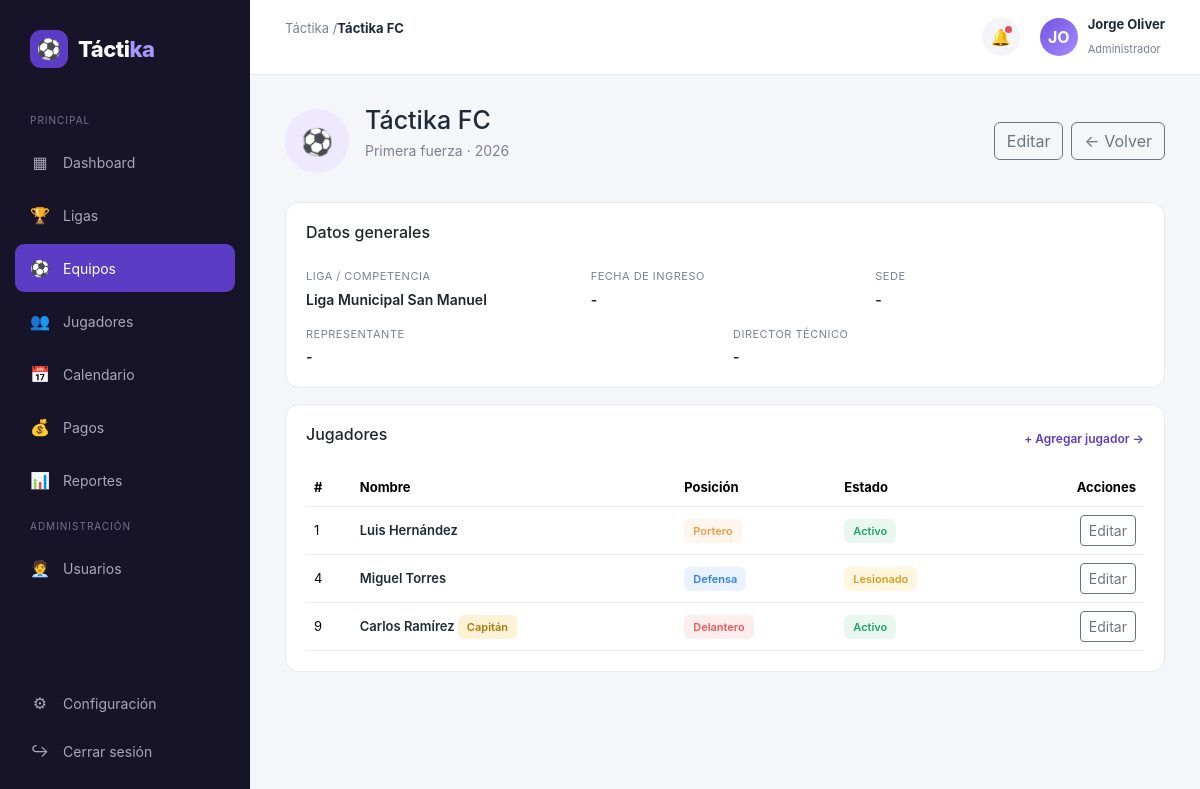
Page /public/equipos/detalle/1 (signed in) on the committed database.
### tables this page shows
CREATE TABLE IF NOT EXISTS equipos (
    id INT AUTO_INCREMENT PRIMARY KEY,
    liga_id INT NULL,
    nombre VARCHAR(100) NOT NULL,
    categoria VARCHAR(50),
    temporada VARCHAR(20),
    escudo VARCHAR(255),
    fecha_ingreso DATE NULL,
    sede VARCHAR(150),
    representante_id INT NULL,
    dt_id INT NULL,
    created_at TIMESTAMP DEFAULT CURRENT_TIMESTAMP,
    FOREIGN KEY (liga_id) REFERENCES ligas(id) ON DELETE SET NULL,
    FOREIGN KEY (representante_id) REFERENCES staff(id) ON DELETE SET NULL,
    FOREIGN KEY (dt_id) REFERENCES staff(id) ON DELETE SET NULL
);

CREATE TABLE IF NOT EXISTS ligas (
    id INT AUTO_INCREMENT PRIMARY KEY,
    nombre VARCHAR(100) NOT NULL,
    temporada VARCHAR(20),
    dias_partido_semana TINYINT NOT NULL DEFAULT 1 CHECK (dias_partido_semana BETWEEN 1 AND 7),
    total_equipos INT NULL CHECK (total_equipos IS NULL OR total_equipos % 2 = 0),
    permite_calendario_incompleto TINYINT(1) NOT NULL DEFAULT 0,
    estado ENUM('activa', 'inactiva') NOT NULL DEFAULT 'activa',
    created_at TIMESTAMP DEFAULT CURRENT_TIMESTAMP
);

CREATE TABLE IF NOT EXISTS jugadores (
    id INT AUTO_INCREMENT PRIMARY KEY,
    equipo_id INT NULL,
    nombre VARCHAR(100) NOT NULL,
    apellido VARCHAR(100) NOT NULL,
    posicion_id INT NULL,
    numero INT,
    fecha_nacimiento DATE NULL,
    telefono VARCHAR(20),
    email VARCHAR(150),
    foto VARCHAR(255),
    estado ENUM('activo', 'lesionado', 'inactivo') NOT NULL DEFAULT 'activo',
    capitan TINYINT(1) NOT NULL DEFAULT 0,
    created_at TIMESTAMP DEFAULT CURRENT_TIMESTAMP,
    FOREIGN KEY (equipo_id) REFERENCES equipos(id) ON DELETE SET NULL,
    FOREIGN KEY (posicion_id) REFERENCES cat_posiciones(id) ON DELETE SET NULL
);

CREATE TABLE IF NOT EXISTS cat_posiciones (
    id INT AUTO_INCREMENT PRIMARY KEY,
    nombre VARCHAR(50) NOT NULL,
    tag VARCHAR(20) NOT NULL,
    created_at TIMESTAMP DEFAULT CURRENT_TIMESTAMP
);

### app/controllers/EquiposController.php (called while the page is built, shortened)
<?php
class EquiposController extends Controller
{
    public function detalle(int $id): void
    {
        $equipoModel = $this->model('Equipo');
        $jugadorModel = $this->model('Jugador');
        $equipo = $equipoModel->conStaff($id);
        $this->view('equipos/detalle', [
            'titulo' => $equipo['nombre'],
            'activeMenu' => 'equipos',
            'equipo' => $equipo,
            'jugadores' => $jugadorModel->porEquipo($id),
        ]);
    }
}

### app/core/App.php (called while the page is built, shortened)
<?php
class App
{
    protected string $method = 'index';
    public function __construct()
    {
        $url = $this->parseUrl();
        if (!empty($url[0]) && file_exists(APP_PATH . '/controllers/' . ucfirst($url[0]) . 'Controller.php')) {
            unset($url[0]);
        }
        $controller = new $this->controllerName();
        if (!empty($url[1]) && method_exists($controller, $url[1])) {
            $this->method = $url[1];
            unset($url[1]);
        }
        $this->params = $url ? array_values($url) : [];
        call_user_func_array([$controller, $this->method], $this->params);
    }
    protected function parseUrl(): array
    {
        if (isset($_GET['url'])) {
            $url = rtrim($_GET['url'], '/');
            $url = filter_var($url, FILTER_SANITIZE_URL);
            return explode('/', $url);
        }
        return [];
    }
}

### public/index.php (called while the page is built, shortened)
<?php
spl_autoload_register(function ($class) {
    $paths = [
        APP_PATH . '/core/' . $class . '.php',
        APP_PATH . '/controllers/' . $class . '.php',
        APP_PATH . '/models/' . $class . '.php',
    ];
    foreach ($paths as $path) {
        if (file_exists($path)) {
            return;
        }
    }
});
new App();

### app/core/Model.php (called while the page is built, shortened)
<?php
abstract class Model
{
    public function __construct()
    {
        $this->db = Database::getConnection();
    }
}

### app/core/Database.php (called while the page is built)
<?php
class Database
{
    private static ?PDO $instance = null;
    public static function getConnection(): PDO
    {
        if (self::$instance === null) {
            $dsn = 'mysql:host=' . DB_HOST . ';dbname=' . DB_NAME . ';charset=' . DB_CHARSET;
            try {
                self::$instance = new PDO($dsn, DB_USER, DB_PASS, [
                    PDO::ATTR_ERRMODE => PDO::ERRMODE_EXCEPTION,
                    PDO::ATTR_DEFAULT_FETCH_MODE => PDO::FETCH_ASSOC,
                    PDO::ATTR_EMULATE_PREPARES => false,
                ]);
            } catch (PDOException $e) {
                die('Error de conexión a la base de datos: ' . $e->getMessage());
            }
        }
        return self::$instance;
    }
}

### app/models/Equipo.php (called while the page is built, shortened)
<?php
class Equipo extends Model
{
    public function conStaff(int $id): ?array
    {
        $sql = "SELECT e.*,
                       l.nombre AS liga_nombre,
                       r.nombre AS representante_nombre, r.apellido AS representante_apellido, r.telefono AS representante_telefono,
                       d.nombre AS dt_nombre, d.apellido AS dt_apellido, d.telefono AS dt_telefono
                FROM equipos e
                LEFT JOIN ligas l ON l.id = e.liga_id
                LEFT JOIN staff r ON r.id = e.representante_id
                LEFT JOIN staff d ON d.id = e.dt_id
                WHERE e.id = :id
                LIMIT 1";
        $stmt = $this->db->prepare($sql);
        $stmt->execute(['id' => $id]);
        $row = $stmt->fetch();
        return $row ?: null;
    }
}

### app/models/Jugador.php (called while the page is built, shortened)
<?php
class Jugador extends Model
{
    public function porEquipo(int $equipoId): array
    {
        $sql = "SELECT j.*, p.nombre AS posicion_nombre, p.tag AS posicion_tag
                FROM jugadores j
                LEFT JOIN cat_posiciones p ON p.id = j.posicion_id
                WHERE j.equipo_id = :equipo_id
                ORDER BY j.numero ASC";
        $stmt = $this->db->prepare($sql);
        $stmt->execute(['equipo_id' => $equipoId]);
        return $stmt->fetchAll();
    }
}

### app/views/equipos/detalle.php (the view)
<div class="welcome d-flex align-items-center justify-content-between">
    <div class="d-flex align-items-center gap-3">
        <div class="team-logo detalle-logo">
            <?php if (!empty($equipo['escudo'])): ?>
                <img src="<?= BASE_URL . '/' . htmlspecialchars($equipo['escudo']) ?>" alt="Escudo">
            <?php else: ?>
                ⚽
            <?php endif; ?>
        </div>
        <div>
            <h1><?= htmlspecialchars($equipo['nombre']) ?></h1>
            <p><?= htmlspecialchars($equipo['categoria'] ?? 'Sin categoría') ?> · <?= htmlspecialchars($equipo['temporada'] ?? 'Sin temporada') ?></p>
        </div>
    </div>
    <div class="d-flex gap-2">
        <a href="<?= BASE_URL ?>/equipos/editar/<?= $equipo['id'] ?>" class="btn btn-outline-secondary">Editar</a>
        <a href="<?= BASE_URL ?>/equipos" class="btn btn-outline-secondary">← Volver</a>
    </div>
</div>
<div class="card mb-3">
    <div class="section-header">
        <h2>Datos generales</h2>
    </div>
    <div class="row g-3">
        <div class="col-md-4">
            <span class="detalle-label">Liga / Competencia</span>
            <div class="detalle-valor"><?= htmlspecialchars($equipo['liga_nombre'] ?? 'Sin asignar') ?></div>
        </div>
        <div class="col-md-4">
            <span class="detalle-label">Fecha de ingreso</span>
            <div class="detalle-valor">
                <?= !empty($equipo['fecha_ingreso']) ? date('d M Y', strtotime($equipo['fecha_ingreso'])) : '-' ?>
            </div>
        </div>
        <div class="col-md-4">
            <span class="detalle-label">Sede</span>
            <div class="detalle-valor"><?= htmlspecialchars($equipo['sede'] ?? '-') ?></div>
        </div>
        <div class="col-md-6">
            <span class="detalle-label">Representante</span>
            <div class="detalle-valor">
                <?php if (!empty($equipo['representante_nombre'])): ?>
                    <?= htmlspecialchars($equipo['representante_nombre'] . ' ' . $equipo['representante_apellido']) ?>
                    <?php if (!empty($equipo['representante_telefono'])): ?>
                        <div class="detalle-sub"><?= htmlspecialchars($equipo['representante_telefono']) ?></div>
                    <?php endif; ?>
                <?php else: ?>
                    -
                <?php endif; ?>
            </div>
        </div>
        <div class="col-md-6">
            <span class="detalle-label">Director técnico</span>
            <div class="detalle-valor">
                <?php if (!empty($equipo['dt_nombre'])): ?>
                    <?= htmlspecialchars($equipo['dt_nombre'] . ' ' . $equipo['dt_apellido']) ?>
                    <?php if (!empty($equipo['dt_telefono'])): ?>
                        <div class="detalle-sub"><?= htmlspecialchars($equipo['dt_telefono']) ?></div>
                    <?php endif; ?>
                <?php else: ?>
                    -
                <?php endif; ?>
            </div>
        </div>
    </div>
</div>
<div class="card">
    <div class="section-header">
        <h2>Jugadores</h2>
        <a href="<?= BASE_URL ?>/jugadores/crear">+ Agregar jugador →</a>
    </div>
    <div class="table-responsive">
        <table class="table">
            <thead>
                <tr>
                    <th>#</th>
                    <th>Nombre</th>
                    <th>Posición</th>
                    <th>Estado</th>
                    <th class="text-end">Acciones</th>
                </tr>
            </thead>
            <tbody>
                <?php if (!empty($jugadores)): ?>
                    <?php foreach ($jugadores as $j): ?>
                        <tr>
                            <td><?= $j['numero'] ?? '-' ?></td>
                            <td>
                                <a href="<?= BASE_URL ?>/jugadores/detalle/<?= $j['id'] ?>" class="link-equipo">
                                    <?= htmlspecialchars($j['nombre'] . ' ' . $j['apellido']) ?>
                                </a>
                                <?php if (!empty($j['capitan'])): ?>
                                    <span class="badge-estado badge-capitan">Capitán</span>
                                <?php endif; ?>
                            </td>
                            <td>
                                <?php if (!empty($j['posicion_nombre'])): ?>
                                    <span class="badge-estado" style="background: <?= htmlspecialchars($j['posicion_tag']) ?>1a; color: <?= htmlspecialchars($j['posicion_tag']) ?>;">
                                        <?= htmlspecialchars($j['posicion_nombre']) ?>
                                    </span>
                                <?php else: ?>
                                    -
                                <?php endif; ?>
                            </td>
                            <td><span class="badge-estado badge-<?= $j['estado'] ?>"><?= ucfirst($j['estado']) ?></span></td>
                            <td class="text-end">
                                <a href="<?= BASE_URL ?>/jugadores/editar/<?= $j['id'] ?>" class="btn btn-sm btn-outline-secondary">Editar</a>
                            </td>
                        </tr>
                    <?php endforeach; ?>
                <?php else: ?>
                    <tr>
                        <td colspan="5" class="text-center text-muted py-4">Este equipo aún no tiene jugadores registrados.</td>
                    </tr>
                <?php endif; ?>
            </tbody>
        </table>
    </div>
</div>

### public/css/style.css (style rules this page uses)
:root { --primary: #5b3cc4; --primary-dark: #452c9c; --primary-light: #eee9ff; --background: #f5f6fa; --surface: #ffffff; --text: #1f2937; --muted: #7b8190; --success: #22a06b; --success-bg: #e8f7f0; --danger: #dc4c4c; --danger-bg: #fdecec; --warning: #d89b24; --warning-bg: #fff6df; --border: #e8e9ef; --sidebar-width: 250px; }
* { margin: 0; padding: 0; box-sizing: border-box; }
body { font-family: Inter, Arial, sans-serif; background: var(--background); color: var(--text); }
a { text-decoration: none; }
.welcome { margin-bottom: 25px; }
.welcome h1 { font-size: 25px; margin-bottom: 5px; }
.welcome p { color: var(--muted); font-size: 14px; }
.card { background: var(--surface); border: 1px solid var(--border); border-radius: 14px; padding: 20px; }
.section-header { display: flex; align-items: center; justify-content: space-between; margin-bottom: 18px; }
.section-header h2 { font-size: 16px; }
.section-header a { color: var(--primary); font-size: 12px; font-weight: 600; }
.team-logo { width: 100px; height: 100px; border-radius: 50%; background: rgba(255, 255, 255, .15); display: flex; align-items: center; justify-content: center; overflow: hidden; font-size: 40px; margin: 0 auto 8px; }
.card table { margin-bottom: 0; }
.card .table > :not(caption) > * > * { border-bottom-color: var(--border); font-size: 13px; vertical-align: middle; }
.badge-estado { font-size: 11px; font-weight: 600; padding: 5px 9px; border-radius: 6px; }
.badge-activo, .badge-pagado, .badge-jugado { background: var(--success-bg); color: var(--success); }
.badge-pendiente, .badge-lesionado, .badge-programado { background: var(--warning-bg); color: var(--warning); }
.badge-capitan { background: #fdf1d6; color: #a8790a; }
.link-equipo { color: var(--text); font-weight: 600; }
.detalle-logo { width: 64px; height: 64px; font-size: 26px; margin: 0; flex-shrink: 0; background: var(--primary-light); }
.detalle-label { display: block; font-size: 11px; text-transform: uppercase; letter-spacing: .5px; color: var(--muted); margin-bottom: 4px; }
.detalle-valor { font-size: 14px; font-weight: 600; }

### rows in the picture
equipos: nombre "Táctika FC", categoria "Primera fuerza", temporada "2026", liga.nombre "Liga Municipal San Manuel", sede "-"
jugadores: numero "1", nombre+apellido "Luis Hernández", posicion.nombre "Portero", estado "Activo"
jugadores: numero "4", nombre+apellido "Miguel Torres", posicion.nombre "Defensa", estado "Lesionado"
jugadores: numero "9", nombre+apellido "Carlos Ramírez", capitan "Capitán", posicion.nombre "Delantero", estado "Activo"

### other values in the picture
APP_NAME "Táctika"
$titulo "Táctika FC"
substr($_SESSION['usuario_nombre'] ?? '', 0, 2) "JO"
$_SESSION['usuario_nombre'] "Jorge Oliver"
$_SESSION['usuario_rol'] "Administrador"
